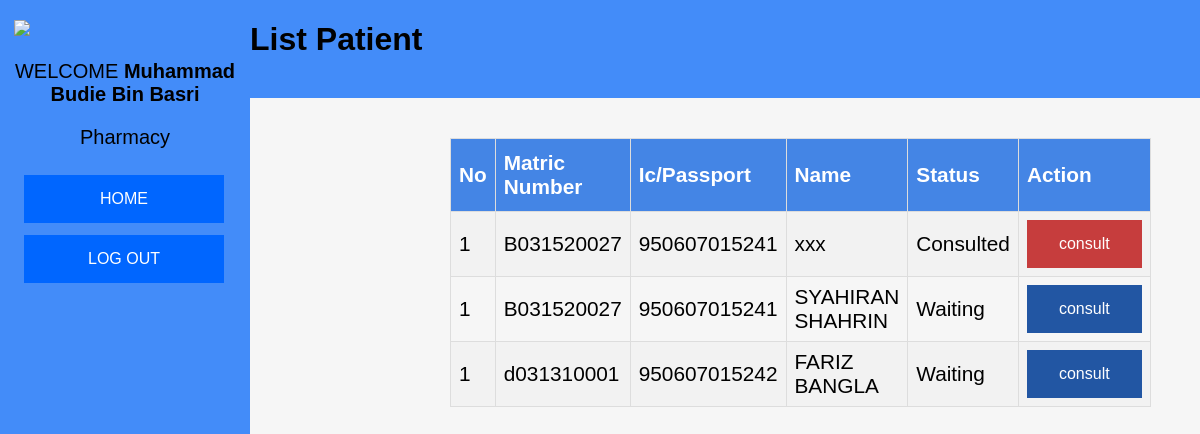
Before: /consultation/index.php (signed in) with the older database file.
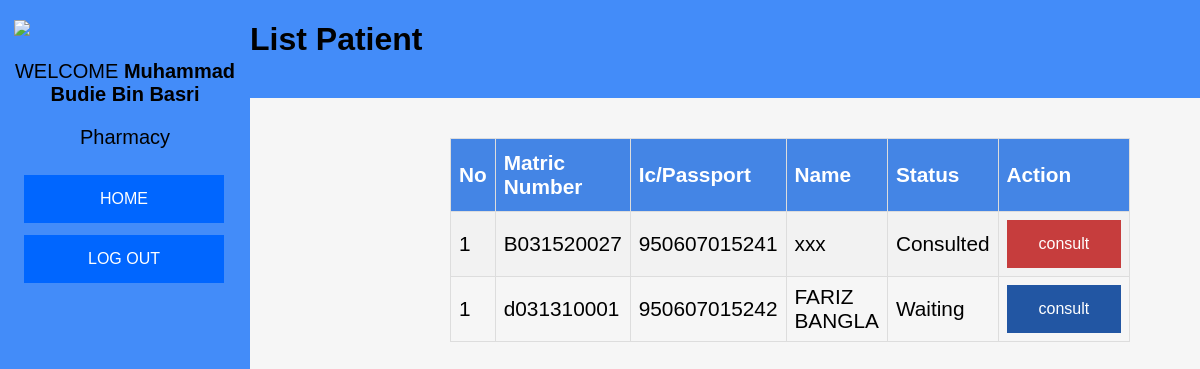
After: the same page with the newer database file.
### tables this page shows
CREATE TABLE IF NOT EXISTS `patient` (
  `ic_number` varchar(12) NOT NULL,
  `matricNo` varchar(10) NOT NULL,
  `full_name` varchar(255) DEFAULT NULL,
  `gender` char(1) DEFAULT NULL,
  `age` int(11) DEFAULT NULL,
  `address` varchar(255) DEFAULT NULL,
  `email` varchar(50) DEFAULT NULL,
  `date_in` datetime DEFAULT CURRENT_TIMESTAMP,
  `med_id` int(11) NOT NULL AUTO_INCREMENT,
  `status` varchar(30) NOT NULL DEFAULT 'Waiting',
  PRIMARY KEY (`med_id`)
);

### consultation/index.php (the view, shortened to what this page needs)
<!DOCTYPE html>
<?php
  include "../connection/connection.php";
?>
<html>
<head>
	<link rel="stylesheet" type="text/css" href="../CSS/style.css">
</head>
<body>
  <div class="topnav">
    <h1 class="text_format"> List Patient </h1>
    <br/>
 </div>
 <div class="sidenav">
   <img src="#"/>
   <p class="text_format"> WELCOME <b><?php echo $_SESSION['full_name']; ?></b> </p>
   <p class="text_format"><?php echo $_SESSION['role'];?></p>
 	 <a href="../mainmenu.php"><button>HOME</button></a>
   <a href="../out.php"><button> LOG OUT</button></a>
 </div>
 <div class="container" >
   <div  class="register">
      <table id="listPatient" class="tbl">
        <tr>
          <th>No</th>
          <th>Matric Number</th>
          <th>Ic/Passport</th>
          <th>Name</th>
          <th>Status</th>
          <th>Action</th>
        </tr>
       <?php
          $sql = "select med_id,ic_number,matricNo,full_name,gender,age,address,email,date_in,status from patient where status != 'Discharged' order by status";
          $selectResult = mysqli_query($conn,$sql);
          if(mysqli_num_rows($selectResult) > 0){
            $count = 0;
            while($row = mysqli_fetch_array($selectResult)){ ?>
              <tr>
                <td><?php echo ($count+1); ?></td>
                <td><?php echo $row['matricNo']; ?></td>
                <td><?php echo $row['ic_number']; ?></td>
                <td> <?php echo $row['full_name']; ?></td>
                <td> <?php echo $row['status']; ?></td>
                <td>
                  <form action='consult.php' method='post'>
                    <?php
                      if($row['status'] == "Waiting"){ ?>
                        <input type='submit' value='consult' class='button'>
                      <?php }else{ ?>
                        <button class='button' disabled style="background-color: #c63d3d;">consult</button>
                      <?php }
                    ?>
                  </form>
                </td>
              </tr>
           <?php }
          }else{
            echo "<tr><td colspan='6' align='center'>No Patient Available!</td></tr>";
          }
        ?>
      </table>
    </div>
 </div>
 </body>
 </html>

### CSS/style.css (style rules this page uses)
body { background-color: #F6F6F6; margin: 0; }
.topnav { background-color: #438cf9; overflow: hidden; margin-left: 250px; height: 20%; }
.topnav h1 { font-family: Arial; }
.sidenav { height: 100%; width: 250px; position: fixed; z-index: 1; top: 0; left: 0; background-color: #438cf9; overflow-x: hidden; padding-top: 20px; }
.sidenav button { background-color: #0066ff; border: none; color: white; padding: 15px 32px; text-align: center; text-decoration: none; display: inline-block; font-size: 16px; margin: 6px 2px; cursor: pointer; width: 80%; margin-left: 24px; }
.sidenav p { color: black; text-align: center; font-size: 20px; }
.sidenav img { margin-left: 14px; }
.container { margin-left: 450px; font-size: 130%; margin-top: 40px; }
.tbl { font-family: "Trebuchet MS", Arial, Helvetica, sans-serif; border-collapse: collapse; width: 80%; margin-left: 0px; }
.tbl td, .tbl th { border: 1px solid #ddd; padding: 8px; }
.tbl tr:nth-child(even) { background-color: #f2f2f2; }
.tbl th { padding-top: 12px; padding-bottom: 12px; text-align: left; background-color: #4485e5; color: white; }
.button { background-color: #2256a3; border: none; color: white; padding: 15px 32px; text-align: center; text-decoration: none; display: inline-block; font-size: 16px; }
.text_format { font-family: "Trebuchet MS", Arial, Helvetica, sans-serif; }

Changed rows visible on the page:
no longer on this page (row edited): patient: matricNo "B031520027", ic_number "950607015241", full_name "SYAHIRAN SHAHRIN", status "Waiting"
